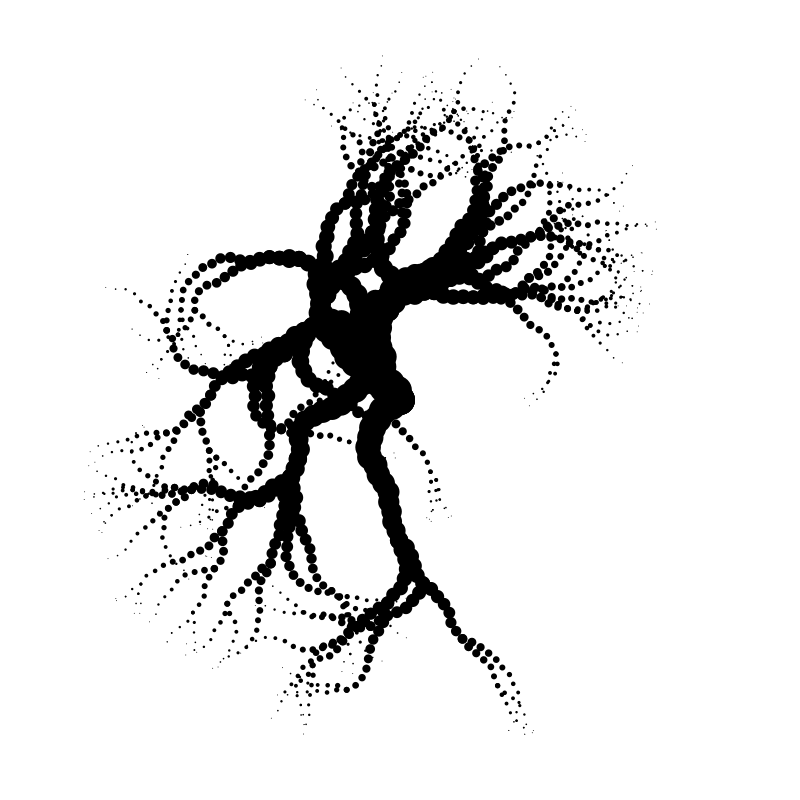
Frame 1 (no input)
Frame 60 (the mouse pressed at the canvas centre just before this capture): identical to frame 1, image omitted
Frame 120 (the mouse held since frame 60 and released just before this capture): identical to frame 1, image omitted

The Processing sketch that drew this single still picture (run headless with seeded random() and noise(); from frame 60 on, the mouse is pressed at the canvas centre):

// Processing sketch: s037_recursive_circle
// ── s037_recursive_circle.pde
// how many generations of circles we want
int maxGenerations = 40;

// function that draws a dot, and requests another dot, maybe two.
// we pass a current position, a direction (angle), and the "age".
void recursiveCircle(float x, float y, float angle, float generation) {
  // calculate the dot size based on the generation.
  // newer generations are smaller.
  float sz = map(generation, 0, maxGenerations, 30, 1);
  ellipse(x, y, sz, sz);
  
  // if we don't have enough generations, keep going
  if(generation < maxGenerations) {
    // the branch turns a bit randomly
    float newAngle = angle + random(-0.5, 0.5);
    // the step is always the same size (10)
    float newX = x + 10 * cos(angle);
    float newY = y + 10 * sin(angle);
    recursiveCircle(newX, newY, newAngle, generation + 1);
    
    // 10% chance of starting a new branch
    if(random(100) < 10) {
      // the new branch has a more random direction
      newAngle = angle + random(-1, 1);
      newX = x + 10 * cos(angle);
      newY = y + 10 * sin(angle);
      recursiveCircle(newX, newY, newAngle, generation + 1);      
    }
  }
}

void setup() {
  size(800, 800);  
  background(255);
  fill(0);
  noStroke();
  rectMode(CENTER);

  // we start with 4 branches
  recursiveCircle(width/2, height/2, random(TWO_PI), 0);
  recursiveCircle(width/2, height/2, random(TWO_PI), 0);
  recursiveCircle(width/2, height/2, random(TWO_PI), 0);
  recursiveCircle(width/2, height/2, random(TWO_PI), 0);
}

void draw() {
}

void keyPressed() {
  if (key == 's') {
    save(System.currentTimeMillis() + ".png");
  }
}
